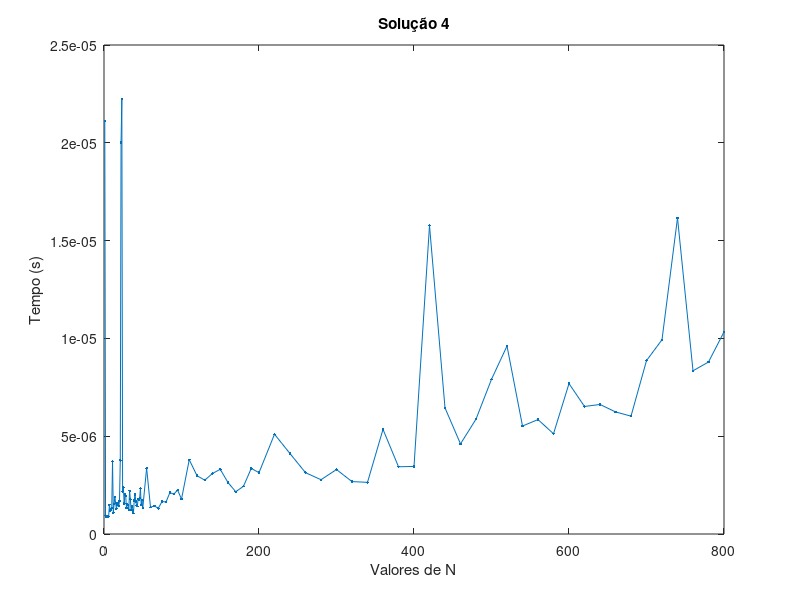

This figure's MATLAB source:
% Load Values
valores = load("solution_4_times.txt");
n1 = valores(1:end, 1);
t = valores(1:end, 2);

% Graph
figure(5);
plot(n1, t, '.-');
ylabel("Tempo (s)");
xlabel("Valores de N");
title("Solução 4");